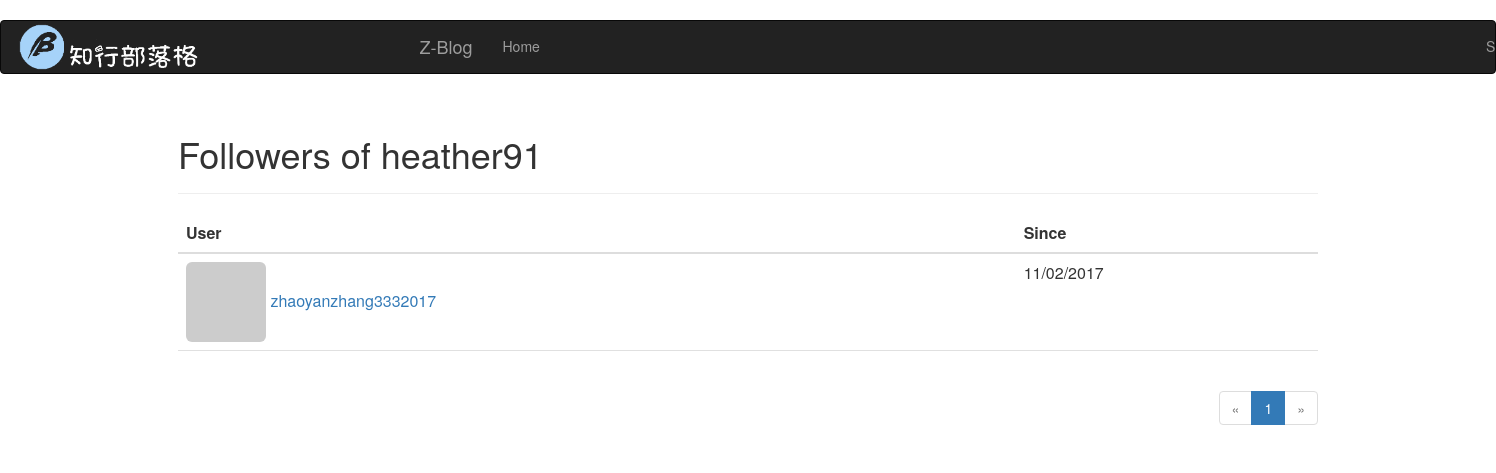
The page /followers/heather91 on the database as committed earlier.
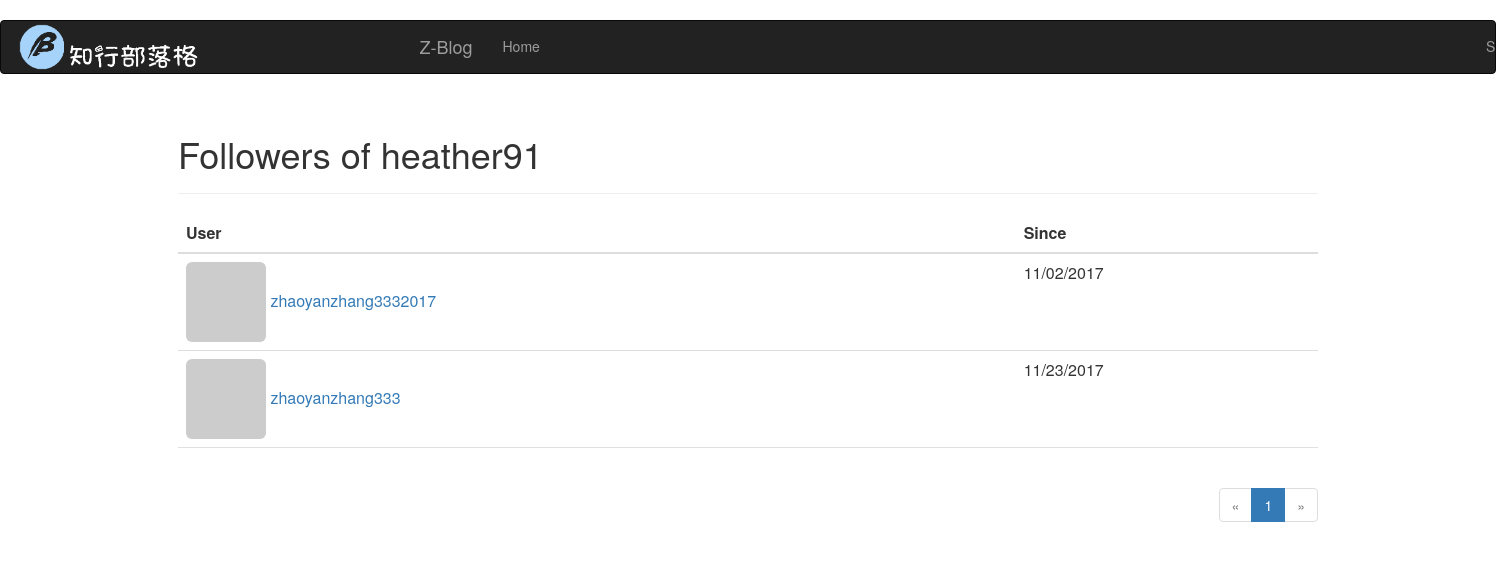
The same page on the database as committed later.
### app/models.py (models this page shows, shortened)
class User(UserMixin,db.Model):
    __tablename__ = 'users'
    id = db.Column(db.Integer, primary_key=True)
    email = db.Column(db.String(64), unique=True, index=True)
    username = db.Column(db.String(64), unique=True, index=True)
    role_id = db.Column(db.Integer, db.ForeignKey('roles.id'))
    password_hash=db.Column(db.String(128))
    confirmed =db.Column(db.Boolean,default=False)
    posts   =db.relationship('Post',   backref='author',lazy='dynamic')
    comments=db.relationship('Comment',backref='author',lazy='dynamic')
    followed = db.relationship('Follow',
                                foreign_keys=[Follow.follower_id],
                                backref=db.backref('follower', lazy='joined'),
                                lazy='dynamic',
                                cascade='all, delete-orphan')
    followers = db.relationship('Follow',
                                foreign_keys=[Follow.followed_id],
                                backref=db.backref('followed', lazy='joined'),
                                lazy='dynamic',
                                cascade='all, delete-orphan')
    @property
    def password(self):
        raise AttributeError ('password is not a readable attribute')
    name= db.Column(db.String(64))
    location=db.Column(db.String(64))
    about_me=db.Column(db.Text())
    member_since=db.Column(db.DateTime(),default=datetime.utcnow)
    last_seen=db.Column(db.DateTime(),default=datetime.utcnow)
    avatar_hash =db.Column(db.String(32))
    def gravatar(self,size=100,default='identicon',rating='g'):
        if request.is_secure:
            url='https://secure.gravatar.com/avatar'
        else:
            url='http://www.gravatar.com/avatar'
        hash=self.avatar_hash or hashlib.md5(self.email.encode('utf-8')).hexdigest()
        return '{url}/{hash}?s={size}&d={default}&r={rating}'.\
            format(url=url,hash=hash,size=size,default=default,rating=rating)
    '''
    def change_email(self,token):
        pass
        self.email=new_email
        self.avatar_hashself.avatar_hash=hashlib.md5(self.email.encode('utf-8')).hexdigest()
        db.session.add(self)
    '''

class Follow(db.Model):
    __tablename__ = 'follows'
    follower_id = db.Column(db.Integer, db.ForeignKey('users.id'),primary_key=True)
    followed_id = db.Column(db.Integer, db.ForeignKey('users.id'),primary_key=True)
    timestamp = db.Column(db.DateTime, default=datetime.utcnow)

### app/main/views.py (the view)
@main.route('/followers/<username>')
def followers(username):
    user=User.query.filter_by(username=username).first()
    if user is None:
        flash('Invalid user')
        return redirect(url_for('.index'))
    page=request.args.get('page',1,type=int)
    pagination=user.followers.paginate(page,per_page=15,error_out=False)
    follows=[{'user':item.follower,'timestamp':item.timestamp} for item in pagination.items]
    return render_template('followers.html',user=user,title="Followers of",\
            endpoint='.followers',pagination=pagination,follows=follows)

### app/auth/views.py (called while the page is built)
@auth.before_app_request
def before_request():
    if current_user.is_authenticated:
        current_user.ping()
        if not current_user.confirmed\
                and request.endpoint[:5]!='auth.'\
                and request.endpoint !='static':
            return redirect(url_for('auth.unconfirmed'))

### app/main/__init__.py (called while the page is built)
@main.app_context_processor
def inject_permissions():
    return dict(Permission=Permission)

### app/models.py (called while the page is built)
    def can(self,permissions):
        return False

### app/templates/followers.html (shortened to what this page needs)
{% extends "base.html" %}
{% import "_macros.html" as macros %}
{% block page_content %}
<div class="page-header">
    <h1>{{ title }} {{ user.username }}</h1>
</div>
<table class="table table-hover followers">
    <thead><tr><th>User</th><th>Since</th></tr></thead>
    {% for follow in follows %}
    {% if follow.user != user %}
    <tr>
        <td>
            <a href="{{ url_for('.user', username = follow.user.username) }}">
                <img class="img-rounded" src="{{ follow.user.gravatar(size=32) }}">
                {{ follow.user.username }}
            </a>
        </td>
        <td>{{ moment(follow.timestamp).format('L') }}</td>
    </tr>
    {% endif %}
    {% endfor %}
</table>
<div class="pagination">
    {{ macros.pagination_widget(pagination, endpoint, username = user.username) }}
</div>
{% endblock %}

Rows that differ between the two databases and show on the page:
now on this page (row edited): User: user.username "zhaoyanzhang333"
added Follow: timestamp "11/23/2017"
